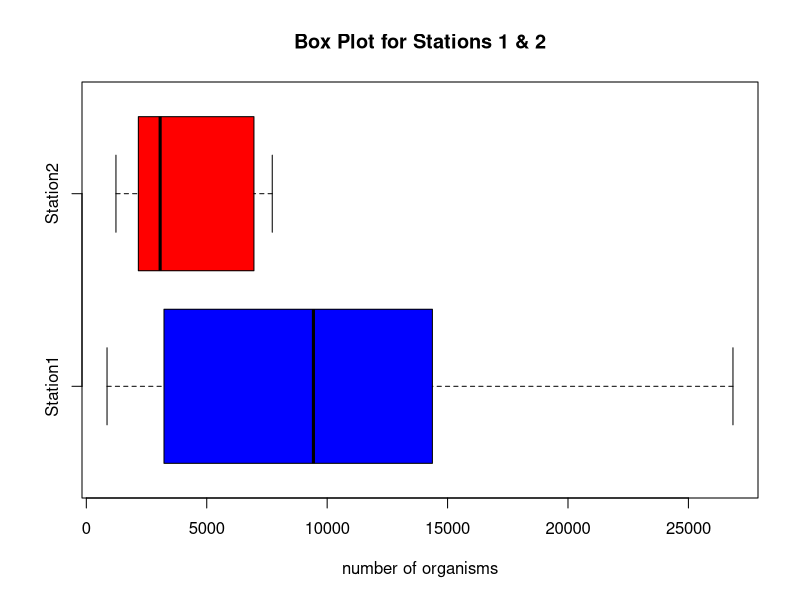

Recreate this plot in R.
# Question 2

Station1 = c(5030, 13700, 10730, 11400, 860, 2200, 4250, 15040, 4980, 11910, 8130, 26850,17660, 22800, 1130, 1690)
Station2 = c(2800, 4670, 6890, 7720, 7030, 7330, 2810, 1330, 3320, 1230, 2130, 2190)

boxplot(Station1,Station2,range=1.5,horizontal=T,col= c("blue","Red"),names=c("Station1","Station2"),main="Box Plot for Stations 1 & 2",xlab="number of organisms")

#Interpretation
# The Blue Box Plot is of Station 1 and it is slighly skewed towards the right. It has no outliers.
# The Red Box plot is of Station 2 and it is heavily skewed towards the left.I t has no outliers as well.
# The variance in station 1 less than the variance i station2

#Checking if the Variances are equal in both the stations
#Ho : Var1 = Var2

var.test(Station1,Station2)

#Interpretation
# The P-Value < Alpha i.e, 0.000452 < 0.05
#Therefore, rejecting Null Hypothesis i.e., Variances are not equal.

# Now because the standard deviation are not equal, using a T-Test
# And assuming sample comes from normal population as given in question
# Ho mu1 = mu2

t.test(Station1,Station2)

#Interpretation
#The P-Value is less than the Alpha i.e., 0.01261 < 0.05
# Therefore Rejecting the Null Hypothesis of mu1 = mu2
# The two means are significantly different at 95% Confidence